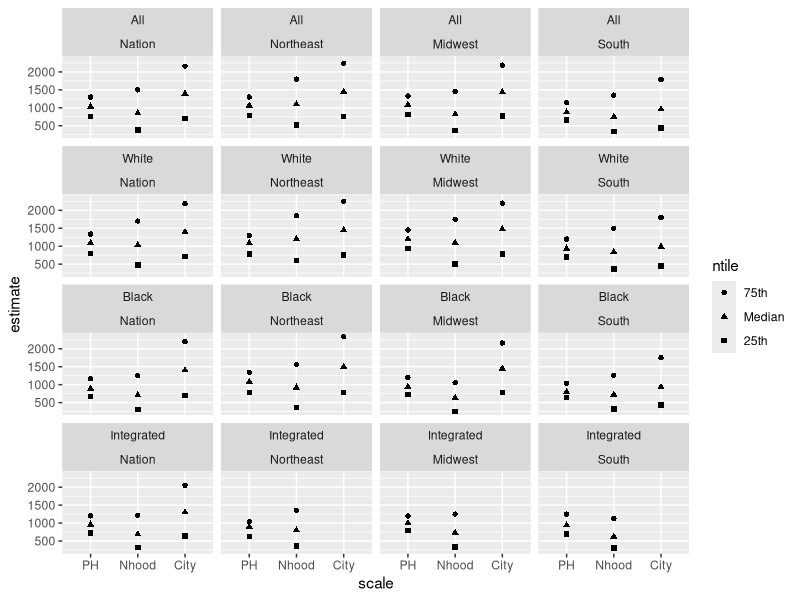
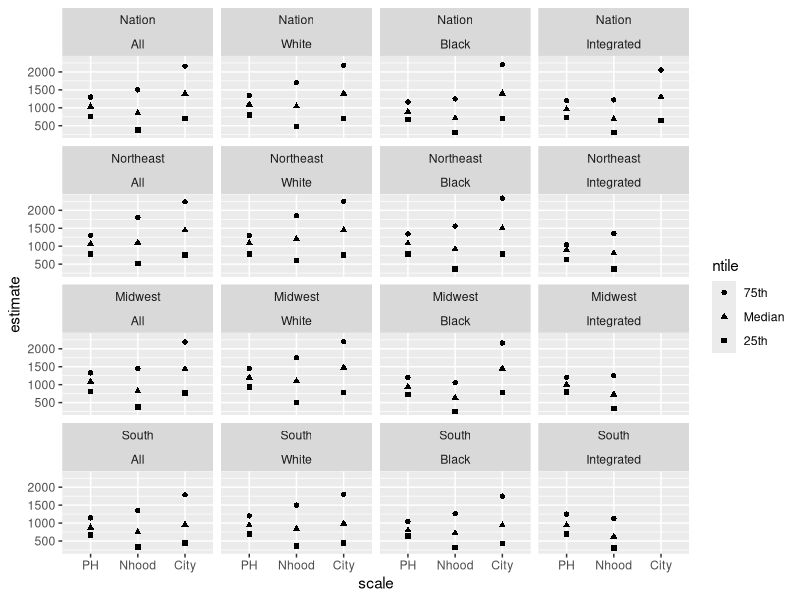

The R source for these figures, in order:
# median_hhincome_plots_all_race_region.r
# Author: David Van Riper
# Date: 2020-06-16
# 
# This script generates plots of median, 25th percentile, and 75th percentiles of household income by 
# geographic region (nationwide, northeast, midwest, and south), race of public housing project (black, 
# white, integrated), and scale (public housing development, neighborhood, and city).
# 
# This script generates single plots with all combinations of race and region (a 4 by 4 panel plot). 

library(tidyverse)
library(here)

#### Load data ####
df <- read_csv("data/ph_hhincome_20200616_v2.csv")

#### Prepare data ####
# create a long data frame and split apart ntile into region and ntile
df <- df %>%
  pivot_longer(p25_nation:p75_s, names_to = "temp", values_to = "estimate") %>%
  separate(temp, sep = "_", into = c("ntile", "region"))

# create factors from the variables 
df$race <- factor(df$race, levels = c("all", "white", "aa", "both"), labels = c("All", "White", "Black", "Integrated"))
df$scale <- factor(df$scale, levels = c("ph", "nb", "city"), labels = c("PH", "Nhood", "City"))
df$region <- factor(df$region, levels = c("nation", "ne", "mw", "s"), labels = c("Nation", "Northeast", "Midwest", "South"))
df$ntile <- factor(df$ntile, levels = c("p75", "p50", "p25"), labels = c("75th", "Median", "25th"))

#### Plot #### 
# Each row is a ph race and each column is a region 
region_by_race <- df %>% 
  ggplot(aes(x = scale, y = estimate)) +
  geom_point(aes(shape = ntile)) +
  facet_wrap(vars(race, region))

# Each row is a region and each column is a ph race
race_by_region <- df %>% 
  ggplot(aes(x = scale, y = estimate)) +
  geom_point(aes(shape = ntile)) +
  facet_wrap(vars(region, race))  

#### Save plots #### 
ggsave("figures/region_by_race.png", plot = region_by_race, width = 6, height = 6, units = "in")
ggsave("figures/race_by_region.png", plot = race_by_region, width = 6, height = 6, units = "in")
